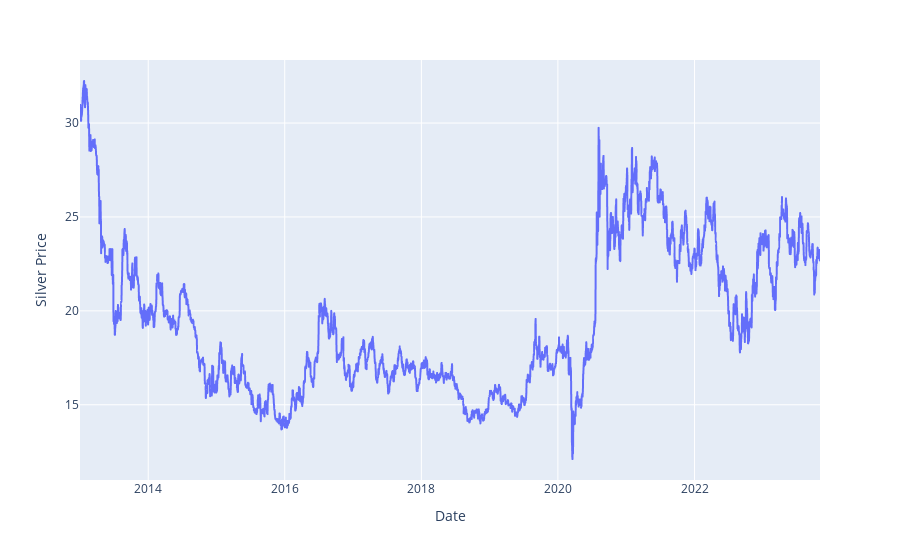

Notebook code for this chart:
### Code cell
fig = px.line(df, x="Date", y="Silver Price")
fig.show()

### Figure 1 — Plotly figure (JSON) as saved in the notebook; plotly's stock layout.template omitted (floating-point values rounded to 4 significant figures; data arrays with more than 128 entries replaced by an {"elided": "..."} marker saying what was removed)
{"data": [{"hovertemplate": "Date=%{x}<br>Silver Price=%{y}<extra></extra>", "legendgroup": "", "line": {"color": "#636efa", "dash": "solid"}, "marker": {"symbol": "circle"}, "mode": "lines", "name": "", "showlegend": false, "type": "scattergl", "x": {"elided": "3934 str values"}, "xaxis": "x", "y": {"elided": "3934 float values"}, "yaxis": "y"}], "layout": {"legend": {"tracegroupgap": 0}, "margin": {"t": 60}, "xaxis": {"anchor": "y", "domain": [0, 1], "title": {"text": "Date"}}, "yaxis": {"anchor": "x", "domain": [0, 1], "title": {"text": "Silver Price"}}}}
